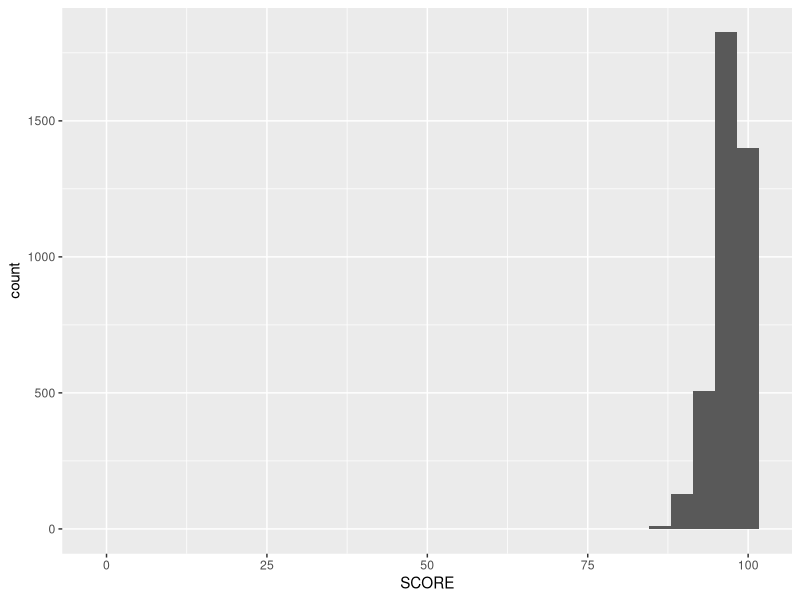
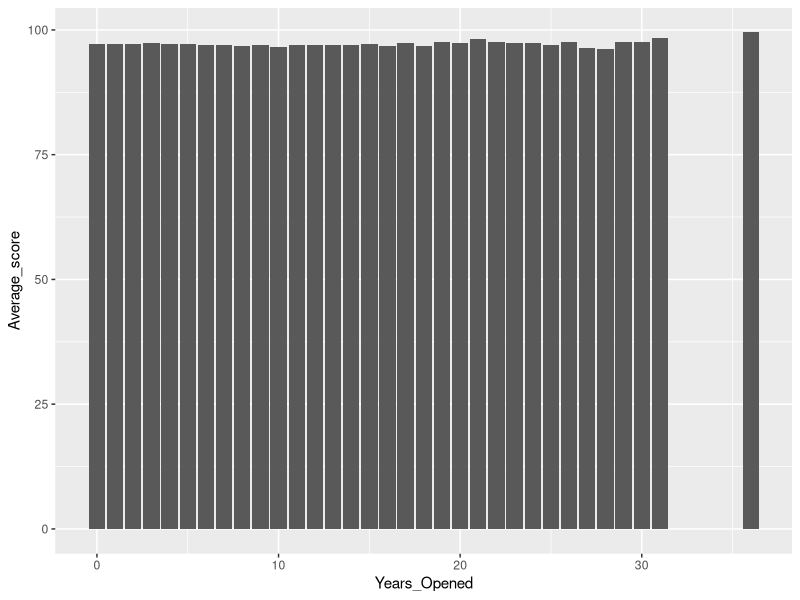

The R script that drew these images, in order:


# load libraries
library(tidyverse)
library(lubridate)

#Naming my csv file data and viewing the first 20 rows
data = read_csv("restaurant_inspections.csv")
View(data[1:20,])

#Creating a histogram

ggplot(data=data, aes(SCORE)) +
  geom_histogram()
#It doesn't look very good, but I can see that the scires range from around 75 to a little over 100, with most scores nearing 100.

#Older versus newer restaurants. 
#Let's create a year_opened variable and a year variable to make it simpler, I can subtract these two numbers to get the number of years opened. 

#Creating Year Opened variable
data$RESTAURANTOPENDATE = ymd_hms(data$RESTAURANTOPENDATE)
data$Year_Opened = year(data$RESTAURANTOPENDATE)

#Creating Year variable
data = rename(data, Year = "DATE_")
data$Year = ymd_hms(data$Year)
data$Year = year(data$Year)

#Creating years opened variable
data$Years_Opened = data$Year - data$Year_Opened
View(data[1:20,])
#I can see I am missing a lot of this data.

#grouping by years opened to see if average score was different
date_by_years_opened = group_by(data, Years_Opened) %>%
  summarize(
   Average_score=mean(SCORE))
#Viewing the first 20 rows, initially I don't see much of a difference
View(date_by_years_opened[1:20,])

#I created a visualization to view the differences but don't see a trend here.
ggplot(date_by_years_opened, aes(x = Years_Opened, y = Average_score)) +
  geom_col()
